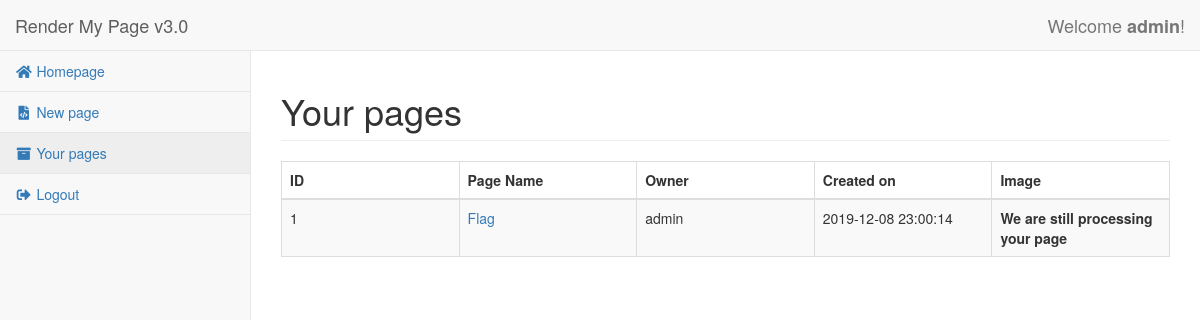
Screenshot of /web/src/your_pages.php (signed in) with the database file from the repository.
### tables this page shows
CREATE TABLE `users` (
  `id` int(11) NOT NULL,
  `username` varchar(32) NOT NULL,
  `password` varchar(255) NOT NULL,
  `rank` int(11) NOT NULL DEFAULT '0'
);

CREATE TABLE `pages` (
  `id` int(11) NOT NULL,
  `user_id` int(11) NOT NULL,
  `name` varchar(128) NOT NULL,
  `content` text NOT NULL,
  `created` datetime NOT NULL DEFAULT CURRENT_TIMESTAMP,
  `image` mediumtext NULL,
  `processed` BOOLEAN NOT NULL DEFAULT FALSE
);

### web/src/includes/config.php (called while the page is built, shortened)
<?php
$site_name = "Render My Page";
$site_version = "v3.0";

### web/src/includes/login_manager.php (called while the page is built, shortened)
<?php
require_once('config.php');
function get_user_data()
{
    $db = new mysqli($GLOBALS['db_host'], $GLOBALS['db_user'], $GLOBALS['db_pass'], $GLOBALS['db_name']);
    if($user_stmt = $db->prepare("SELECT * FROM users WHERE id = ?"))
    {
        $user_stmt->bind_param("i", $_SESSION['userID']);
        $user_stmt->execute();
        $user_result = $user_stmt->get_result();
        $user_row = $user_result->fetch_assoc();
        return $user_row;
    }
    return null;
}

### web/src/your_pages.php (the view, shortened to what this page needs)
<?php
require_once('includes/login_manager.php');
$user_data = get_user_data();
$db = new mysqli($GLOBALS['db_host'], $GLOBALS['db_user'], $GLOBALS['db_pass'], $GLOBALS['db_name']);
$pages = $db->query("SELECT pages.*, users.username FROM pages JOIN users ON pages.user_id = users.id WHERE pages.user_id = ".intval($user_data['id']));
?>
<?php include('includes/template_header.php'); ?>
<div id="page-wrapper">
    <div class="row">
        <div class="col-lg-12">
            <h1 class="page-header">Your pages</h1>
        </div>
    </div>
    <?php if($pages->num_rows <= 0): ?>
        <div class="row">
            <div class="col-lg-12">
                <div class="panel panel-danger">
                    <div class="panel-heading">
                        You don't have any page!<br>
                        <a href="new_page.php">Create one now</a>
                    </div>
                </div>
            </div>
        </div>
    <?php else: ?>
        <div class="row">
            <div class="col-lg-12">
                <div class="table-responsive">
                    <table class="table table-striped table-bordered table-hover">
                        <thead>
                        <tr>
                            <th class="col-md-2">ID</th>
                            <th class="col-md-2">Page Name</th>
                            <th class="col-md-2">Owner</th>
                            <th class="col-md-2">Created on</th>
                            <th class="col-md-2">Image</th>
                        </tr>
                        </thead>
                        <tbody>
                            <?php
                            while ($page_row = $pages->fetch_assoc()) {
                                $id = $page_row['id'];
                                $name = htmlspecialchars($page_row['name']);
                                $created = $page_row['created'];
                                $owner = htmlspecialchars($page_row['username']);
                                $processed = $page_row['processed'];
                            ?>
                                <tr>
                                    <td><?= $id ?></td>
                                    <td><a href="page.php?id=<?= $id ?>"><?= $name ?></a></td>
                                    <td><?= $owner ?></td>
                                    <td><?= $created ?></td>
                                    <td>
                                        <?php if(!$processed): ?>
                                            <b>We are still processing your page</b>
                                        <?php endif; ?>
                                    </td>
                                </tr>
                            <?php
                            }
                            ?>
                        </tbody>
                    </table>
                </div>
            </div>
        </div>
    <?php endif; ?>
</div>
<?php include('includes/template_footer.php'); ?>

### web/src/includes/template_header.php (shortened to what this page needs)
<!DOCTYPE html>
<html lang="en">
<head>
    <link href="vendor/bootstrap/css/bootstrap.min.css" rel="stylesheet">
    <link href="vendor/metisMenu/metisMenu.min.css" rel="stylesheet">
    <link href="dist/css/sb-admin-2.css" rel="stylesheet">
    <link href="vendor/morrisjs/morris.css" rel="stylesheet">
    <link href="vendor/font-awesome/css/all.min.css" rel="stylesheet" type="text/css">
</head>
<body>
<div id="wrapper">
    <nav class="navbar navbar-default navbar-static-top" role="navigation" style="margin-bottom: 0">
        <div class="navbar-header">
            <a class="navbar-brand" href="index.php"><?= $site_name ?> <?= $site_version ?></a>
        </div>
        <div class="navbar-brand" style="float: right">
            Welcome <b><?= htmlspecialchars($user_data['username']); ?></b>!
        </div>
        <div class="navbar-default sidebar" role="navigation">
            <div class="sidebar-nav navbar-collapse">
                <ul class="nav" id="side-menu">
                    <li>
                        <a href="index.php"><i class="fas fa-home fa-fw"></i> Homepage</a>
                    </li>
                    <li>
                        <a href="new_page.php"><i class="fas fa-file-code fa-fw"></i> New page</a>
                    </li>
                    <li>
                        <a href="your_pages.php"><i class="fas fa-archive fa-fw"></i> Your pages</a>
                    </li>
                    <li>
                        <a href="logout.php"><i class="fas fa-sign-out-alt fa-fw"></i> Logout</a>
                    </li>
                </ul>
            </div>
        </div>
    </nav>

### rows the page displays
users: username "admin"
pages: id "1", name "Flag", user.username "admin", created "2019-12-08 23:00:14", processed "We are still processing your page"

### other values shown
$site_name "Render My Page"
$site_version "v3.0"
